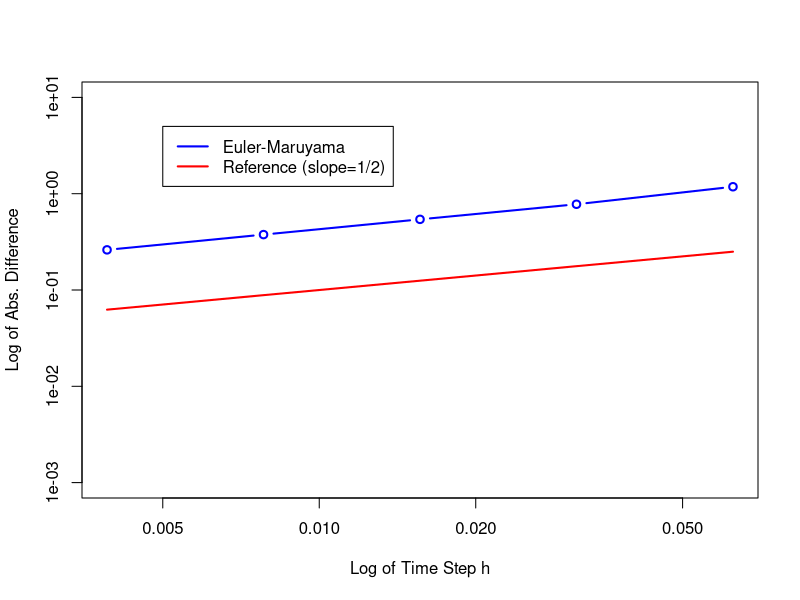
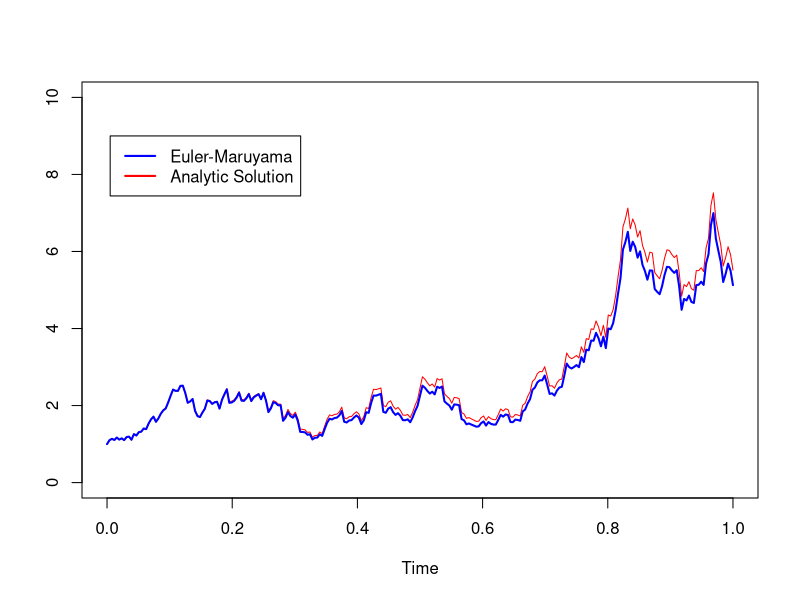

R code for these plots, in order:
lamb  = 2
mu    = 1
Xzero = 1

################## PARTE I #########################
# Fazendo os gráficos dos erros
T  = 1
N  = 2**9 # number of discrete time steps
dt = T/N
M  = 2000 # number of repetitions
P  = 5
Xerr   = matrix(rep(0,M*P),ncol=P)

for(s in 1:M)
{
    dW = sqrt(dt)*rnorm(N)
    WT  = sum(dW)
    
    # Analytic solution
    Xtrue = Xzero*exp((lamb-0.5*mu**2)*T+mu*WT)
    
    # Euler-Maruyama:
    for( p in 1:5 )
    {
        R=2**p
        L=N/R
        Dt=R*dt
        Xem=Xzero
        for( j in 1:floor(L))
        {
            Winc= sum(dW[(R*(j-1)+1):(R*j)])
            Xem = Xem + Dt*lamb*Xem + mu*Xem*Winc
        }
        Xerr[s,p]=abs(Xem-Xtrue)
    }
}

# Tirando a média do erro para cada p 
mXerr = colMeans(Xerr)

# Fazendo o gráfico do erro
dts = c(dt*2**(1:5))
plot(dts,mXerr,ylab="Log of Abs. Difference",
     xlab="Log of Time Step h",type="b",col="blue",lwd=2,ylim=c(0.001,10),log="xy")
lines(dts,dts^(1/2),lwd=2,col="red")
legend(0.005, 5, legend=c("Euler-Maruyama", "Reference (slope=1/2)"),
       col=c("blue", "red"), lty=1, lwd=2)


################## PARTE II #########################
# Fazendo os gráficos dos caminhos
p = 1
R=2**p
L=N/R
Dt=R*dt

set.seed(15) # Fazendo a semente ser 15 para dar sempre o mesmo caminho
time = seq(0,T,Dt)
dW = sqrt(dt)*rnorm(N)
    
# Analytic solution
XtrueV = rep(0,floor(L)+1)
XtrueV[1] = Xzero
for(j in 1:floor(L)){
    W = sum(dW[0:(R*j)])
    XtrueV[j+1] = Xzero*exp((lamb-0.5*mu**2)*(j*Dt)+mu*W)
}
    
# Euler-Maruyama:
XemV = rep(0,floor(L)+1)
XemV[1]=Xzero
for(j in 1:floor(L))
{
    Winc= sum(dW[(R*(j-1)+1):(R*j)])
    XemV[j+1] = XemV[j] + Dt*lamb*XemV[j] + mu*XemV[j]*Winc
}
plot(time,XtrueV,ylab="",xlab="Time",type="l",col="red",ylim=c(0,10))
lines(time,XemV,type="l",lwd=2,col="blue")
legend(0.005,9, legend=c("Euler-Maruyama", "Analytic Solution"),
       col=c("blue", "red"), lty=1, lwd=2)
